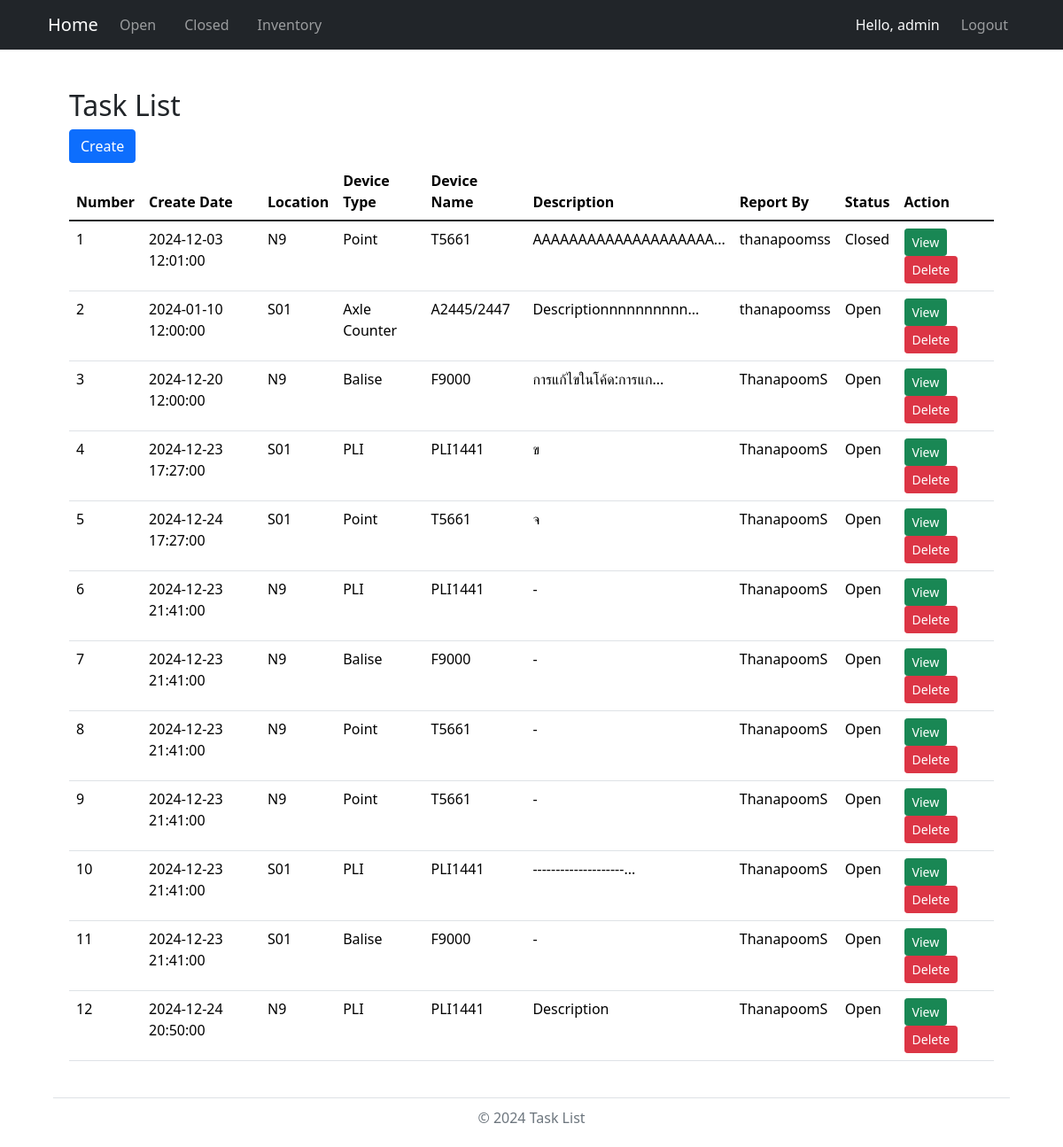
/ (signed in), run on an earlier commit of the app's database.
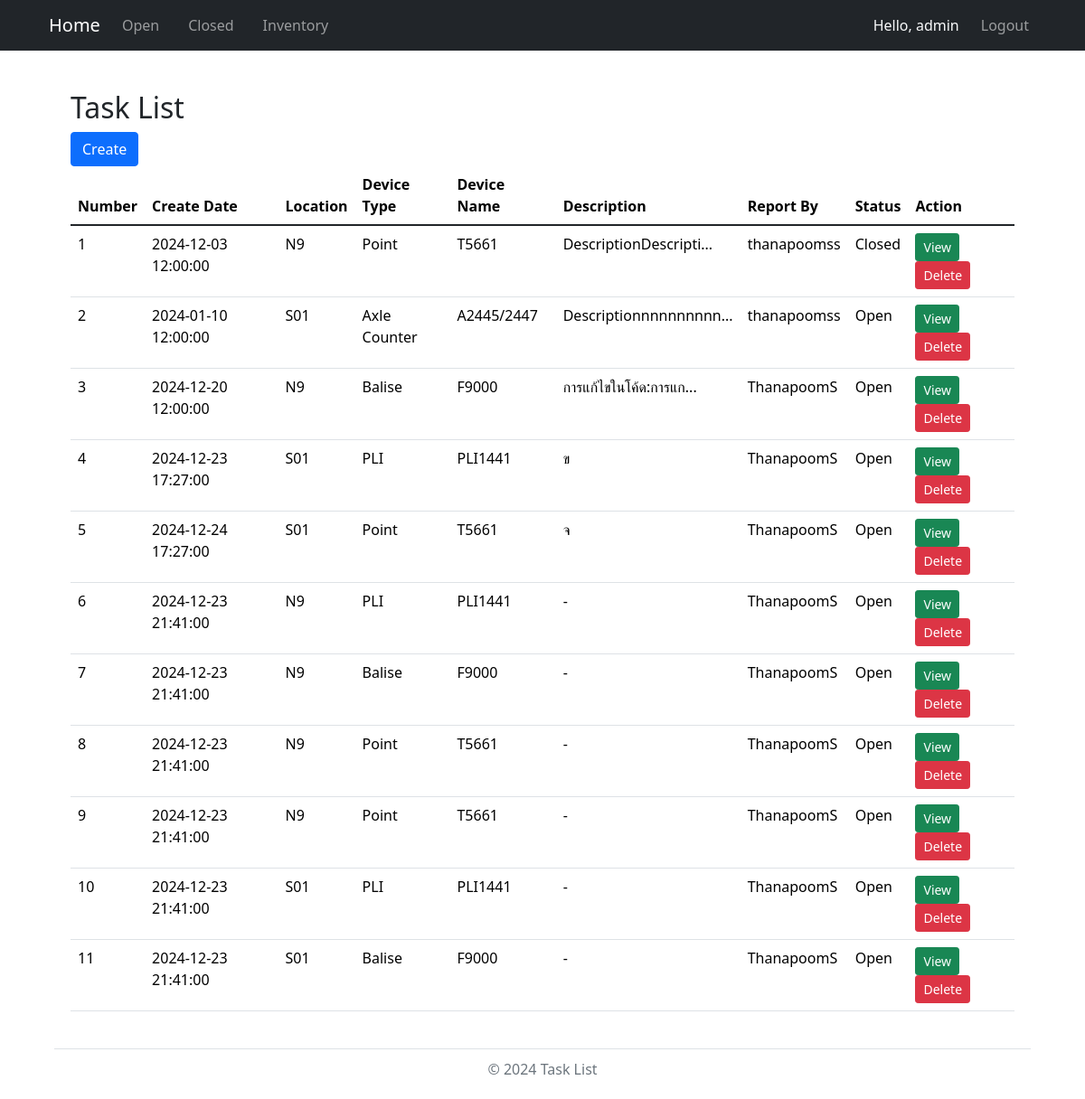
And on a later commit of the database.
### models.py (models this page shows, shortened)
class User(UserMixin, db.Model):
    id = db.Column(db.Integer, primary_key=True)
    username = db.Column(db.String(50), unique=True, nullable=False)
    password = db.Column(db.String(255), nullable=False)
    role = db.Column(db.String(20), nullable=False)

class Work(db.Model):
    number = db.Column(db.Integer, primary_key=True, autoincrement=True)  # เลข 6 หลัก รันอัตโนมัติ
    create_date = db.Column(db.DateTime, default=now_utc)  # วันที่และเวลา สร้างอัตโนมัติ
    work_order = db.Column(db.String(50), nullable=False)          # Work Order
    line_id = db.Column(db.Integer, db.ForeignKey('line.id'), nullable=True)
    location_id = db.Column(db.Integer, db.ForeignKey('location.id'), nullable=True)
    device_type_id = db.Column(db.Integer, db.ForeignKey('device_type.id'), nullable=True)
    device_name_id = db.Column(db.Integer, db.ForeignKey('device_name.id'), nullable=True)
    description = db.Column(db.Text, nullable=False)               # รายละเอียด
    report_by = db.Column(db.String(50), nullable=False)           # ผู้รายงาน
    status = db.Column(db.String(20), nullable=False, default="open")  # สถานะ (ค่าเริ่มต้น: open)
    link = db.Column(db.String(255), nullable=True)           # URL ของไฟล์
    line = db.relationship('Line', backref='works')
    location = db.relationship('Location', backref='works')
    device_type = db.relationship('DeviceType', backref='works')
    device_name = db.relationship('DeviceName', backref='works')

class Location(db.Model):
    id = db.Column(db.Integer, primary_key=True)
    name = db.Column(db.String(50), nullable=False)
    line_id = db.Column(db.Integer, db.ForeignKey('line.id'), nullable=False)
    line = db.relationship('Line', backref=db.backref('locations', lazy=True))

class DeviceType(db.Model):
    id = db.Column(db.Integer, primary_key=True)
    name = db.Column(db.String(50), nullable=False)
    line_id = db.Column(db.Integer, db.ForeignKey('line.id'), nullable=False)
    line = db.relationship('Line', backref=db.backref('device_types', lazy=True))

class DeviceName(db.Model):
    id = db.Column(db.Integer, primary_key=True)
    name = db.Column(db.String(100), nullable=False)
    device_type_id = db.Column(db.Integer, db.ForeignKey('device_type.id'), nullable=False)
    location_id = db.Column(db.Integer, db.ForeignKey('location.id'), nullable=False)
    device_type = db.relationship('DeviceType', backref=db.backref('device_names', lazy=True))
    location = db.relationship('Location', backref=db.backref('device_names', lazy=True))
    bound = db.Column(db.String(100), nullable=True)
    inandout = db.Column(db.String(100), nullable=True)
    serial_number = db.Column(db.String(100), nullable=True)

### routes.py (the view)
    @app.route('/')
    @login_required
    def index():
        works = Work.query.all()
        return render_template("index.html", works=works)

### app.py (called while the page is built)
@login_manager.user_loader
def load_user(user_id):      # โหลดผู้ใช้จากฐานข้อมูลตาม user_id
    return User.query.get(int(user_id))

### templates/index.html (shortened to what this page needs)
{% import "bootstrap/wtf.html" as wtf %}
{% extends "layout.html" %}
{% block content %}
<!DOCTYPE html>
<html lang="en">
<head>
    <link rel="stylesheet" href="https://cdn.jsdelivr.net/npm/bootstrap@5.1.3/dist/css/bootstrap.min.css">
    <link rel="stylesheet" href="https://cdn.jsdelivr.net/npm/bootstrap-table/dist/bootstrap-table.min.css">
</head>
<body>
<div class="container">
    <br>
    <h2>Task List</h2>
    <div id="toolbar">
        <a href="{{ url_for('create') }}" class="btn btn-primary">
            Create
        </a>
    </div>
    {% if works %}
    <table data-toggle="table"
           data-toolbar="#toolbar"
           data-search="true"
           data-pagination="true"
           data-page-list="[10, 25, 50, 100, all]"
           class="table">
        <thead>
            <tr>
                <th data-sortable="true" data-field="number">Number</th>
                <th data-sortable="true" data-field="create_date">Create Date</th>
                <th data-sortable="true" data-field="location_name">Location</th>
                <th data-sortable="true" data-field="device_type">Device Type</th>
                <th data-sortable="true" data-field="device_name">Device Name</th>
                <th data-sortable="true" data-field="description">Description</th>
                <th data-sortable="true" data-field="report_by">Report By</th>
                <th data-sortable="true" data-field="status">Status</th>
                <th data-field="action">Action</th>
            </tr>
        </thead>
        <tbody>
            {% for work in works %}
            <tr>
                <td>{{ work.number }}</td>
                <td>{{ work.create_date.strftime('%Y-%m-%d %H:%M:%S') }}</td>
                <td>{{ work.location.name if work.location else 'N/A' }}</td>
                <td>{{ work.device_type.name if work.device_type else 'N/A' }}</td>
                <td>{{ work.device_name.name if work.device_name else 'N/A' }}</td>
                <td>
                    {% if work.description|length > 20 %}
                        <span title="{{ work.description }}" data-bs-toggle="tooltip" data-bs-placement="top">
                            {{ work.description[:20] }}...
                        </span>
                    {% else %}
                        {{ work.description }}
                    {% endif %}
                </td>
                <td>{{ work.report_by }}</td>
                <td>{{ work.status }}</td>
                <td class="actions">
                    <a href="{{ url_for('work_detail', number=work.number) }}" class="btn btn-success btn-sm">View</a>
                    {% if current_user.role == 'admin' %}
                        <a href="#" onclick="confirmDelete('{{ work.number }}')" class="btn btn-danger btn-sm">Delete</a>
                    {% endif %}
                </td>
            </tr>
            {% endfor %}
        </tbody>
    </table>
    {% endif %}
</div>
</body>
</html>
{% endblock %}

### templates/layout.html (shortened to what this page needs)
<!DOCTYPE html>
<html lang="en">
<head>
	<link href="https://cdn.jsdelivr.net/npm/bootstrap@5.3.3/dist/css/bootstrap.min.css" rel="stylesheet">
</head>
<body>
	<nav class="navbar navbar-expand-lg navbar-dark bg-dark">
	  <div class="container">
		<a class="navbar-brand" href="/">Home</a>
		<div class="collapse navbar-collapse" id="navbarNav">
		  <div class="navbar-nav">
			  <a class="nav-link me-3" href="{{ url_for('open') }}">Open</a>
			  <a class="nav-link me-3" href="{{ url_for('closed') }}">Closed</a>
			  <a class="nav-link me-3" href="{{ url_for('inventory') }}">Inventory</a>
		  </div>
		  <div class="navbar-nav ms-auto">
			{% if current_user.is_authenticated %}
			  <span class="navbar-text text-light me-3">Hello, {{ current_user.username }}</span>
			  <a class="nav-link" href="{{ url_for('logout') }}">Logout</a>
			{% else %}
			  <a class="nav-link" href="{{ url_for('login') }}">Login</a>
			{% endif %}
		  </div>
		</div>
	  </div>
	</nav>
	<main class="container">
		{% block content %}
		{% endblock %}
	</main>
	<footer>
		<div class="footer-line"></div>
		<p class="footer-text">© 2024 Task List</p>
	</footer>
</body>
</html>

### templates/layout.html (style rules this page uses)
html, body { height: 100%; margin: 0; display: flex; flex-direction: column; }
main { flex: 1; padding: 20px; }
footer { padding: 5px 0; }
.footer-line { border-top: 1px solid #dee2e6; width: 90%; margin: 0 auto; }
.footer-text { text-align: center; margin-top: 10px; color: #6c757d; }

What changed in the data, as far as the page shows it:
removed Work: number "12", create_date "2024-12-24 20:50:00", location "N9", device_type "PLI", device_name "PLI1441", description "Description", report_by "ThanapoomS", status "Open"
changed Work "Closed": create_date "2024-12-03 12:01:00" → "2024-12-03 12:00:00"; description "AAAAAAAAAAAAAAAAAAAA" → "DescriptionDescripti"
changed Work id 10: description "--------------------" → "-"
